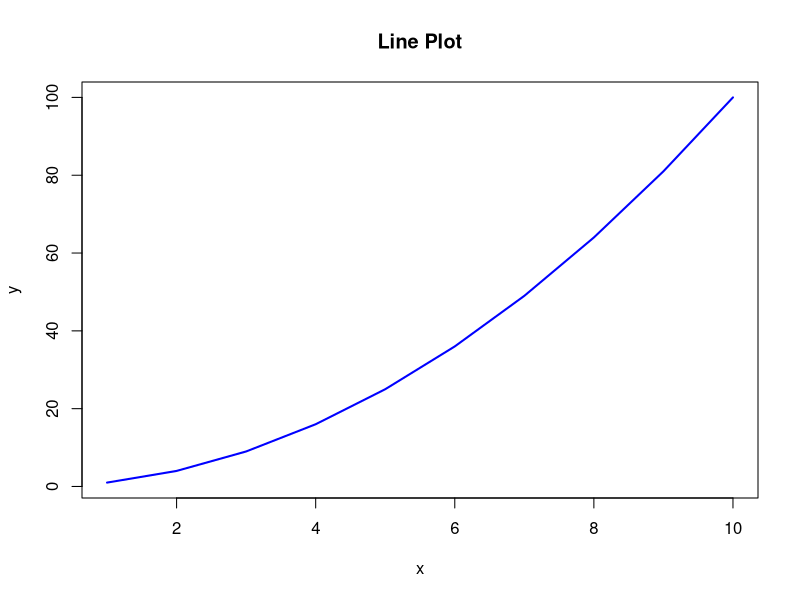
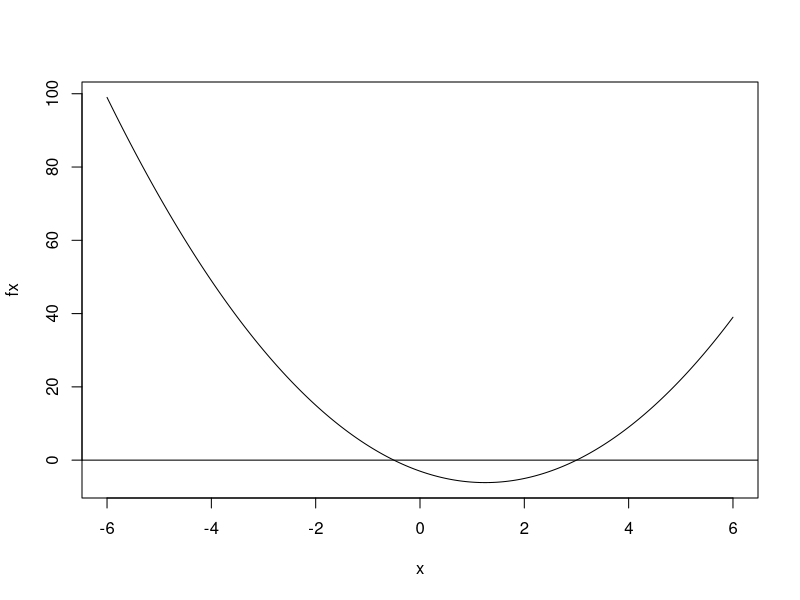

The R source for these figures, in order:
## ---- chunk 1
x <- 1:10
y <- x^2

plot(x, y, type = "l",
  lwd = 2,
  col = "blue",
  main = "Line Plot")
## ---- chunk 2

# Define coefficients
a <- 2
b <- -5
c <- -3

# Define the function to compute real roots
compute_real_roots <- function(a, b, c) {
  # Calculate discriminant
  disc <- b^2 - 4*a*c
  
  # Print discriminant value
  cat("Discriminant =", disc, "\n")
  
  # Check discriminant and compute roots
  if (disc > 0) {
    # Two distinct real roots
    root1 <- (-b + sqrt(disc)) / (2*a)
    root2 <- (-b - sqrt(disc)) / (2*a)
    cat("Two real roots:\n")
    cat("  Root 1 =", root1, "\n")
    cat("  Root 2 =", root2, "\n")
    
    # Return both roots as a vector
    return(c(root1, root2))
    
  } else if (disc == 0) {
    # One real root (repeated)
    root <- -b / (2*a)
    cat("One real root (double):\n")
    cat("  Root =", root, "\n")
    
    # Return the single root
    return(root)
    
  } else {
    # No real roots
    cat("No real roots (discriminant is negative)\n")
    return(NULL)
  }
}

# Test the function with the given coefficients
cat("Solving quadratic equation:", a, "x^2 +", b, "x +", c, "= 0\n")
roots <- compute_real_roots(a, b, c)

## ---- chunk 3

x <- seq(-6, 6, length.out = 400)
fx <- a*x^2 + b*x + c

plot(x, fx, type="l")
abline(h=0)

